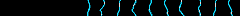

Rendered tile map (Tiled .tmx) drawn with the repository's tilesets; below, a short description and the full map source, tile grids included:
An orthogonal 15x1 tile map with 16x16 px tiles, 1 tile layer (Tile Layer 1).

<map version="1.10" tiledversion="1.10.2" orientation="orthogonal" renderorder="right-down" width="15" height="1" tilewidth="16" tileheight="16" infinite="0" nextlayerid="2" nextobjectid="1">
 <tileset firstgid="1" source="Tileset.tsx" />
 <layer id="1" name="Tile Layer 1" width="15" height="1">
  <data encoding="csv">
1,1,1,1,1,273,274,275,276,293,294,295,296,275,294
</data>
 </layer>
</map>
